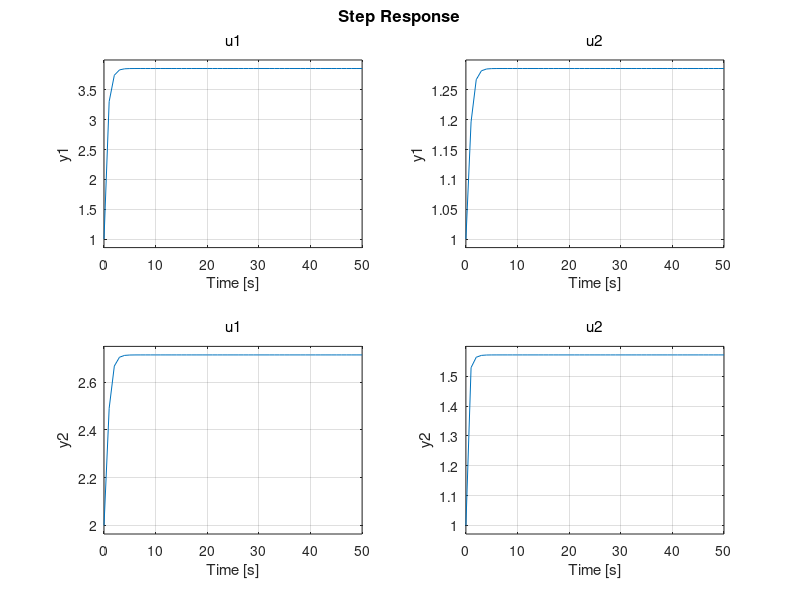

This figure's MATLAB source: (Note: this script raises an error after producing the figure.)
%% MIMO DMC simulation 
% -- Author: Dingran Yuan
% -- Date: 29/03/2022

clearvars
clc;

%% Model simulation (MIMO state space model)
A = [-2,1;1,-4];
B = [5,0;0,2];
C = [1,0;0,1];
D = [1,1;2,1];

sys = ss(A,B,C,D);
step(sys, 0:1:50);

%% Initialise parameters
Ts = 0.1; % Sampling time
P = 20; % Prediction horizon
M = 5; % Control horizon
N = 50; % Model length

[a_step, t_step] = step(sys, 0:Ts:50 - Ts); % Step response of the system

nIn = size(a_step, 3); % number of inputs
nOut = size(a_step, 2); % number of outputs

a11 = a_step(1:50,1,1);
a12 = a_step(1:50,1,2); % Step response from in(2) to out(1)
a21 = a_step(1:50,2,1); % Step response from in(1) to out(2)
a22 = a_step(1:50,2,2);
% plot(t_step(1:50),a_step(1:50,2,1))

A11 = zeros(P, M); 
A12 = zeros(P, M); 
A21 = zeros(P, M); 
A22 = zeros(P, M); 

% coloum matrix for YN & YP 
YN = zeros(nOut*N, 1);
YP = zeros(nOut*P, 1);

% Elements used to compute D matrix
L = zeros(nIn, nIn*M);
S = zeros(nOut*N, nOut*N);
Q = zeros(nOut*P, nOut*P);
R = zeros(nIn*M, nIn*M);
H = zeros(nOut*N, nOut);

% Construct A matrices
for i = 1: P
    for j = 1: M
        if(i-j+1 > 0)
            A11(i, j) = a11(i - j + 1);
            A12(i, j) = a12(i - j + 1);
            A21(i, j) = a21(i - j + 1);
            A22(i, j) = a22(i - j + 1);
        end
    end
end

A = [A11, A12; A21, A22];  
AN = [a11, a12; a21, a22];

% weight for system error and input (here we penalise the error more)
Q_arg = [1 5]; % weight for system error
R_arg = [3 4]; % weight for control input
Out_ref = [20 5]; % reference of the output
wr = zeros(nOut * P, 1);

% Construct wr & Q & S & R & L
for i = 1:nOut
    % Construct wr
    wr((i-1)*P+1: i*P) = Out_ref(i) * ones(P, 1);

    % Construct Q
    Q((i-1)*P+1:i*P, (i-1)*P+1:i*P) = Q_arg(i)*eye(P);
    
    % Construct S
    S((i-1)*N+1:i*N-1, (i-1)*N+2:i*N) = eye(N-1);
    S(i*N, i*N) = 1;

    % Construct H
    H((i-1)*N + 1:i*N, i) = ones(N, 1);
end
for i = 1:nIn
    % Construct R
    R((i-1)*M+1:i*M, (i-1)*M+1:i*M) = R_arg(i)*eye(M);

    % Construct L
    L(i,(i-1)*M + 1) = 1;
end

% Offline computation of matrix D
D = L / (A'*Q*A+R)*A'*Q; 

%% MIMO DMC loop

t_sim = 100.0; % Simulate for 20s
mpc_time = 0.0;
u = [0;0]; % Control signal
X_curr = [0;0]; % initial state

Y_array = X_curr; % Store output for plotting
figure

while(mpc_time < t_sim)
    for i = 1:nOut
        YP((i-1)*P+1:i*P) = YN((i-1)*N+1:(i-1)*N+P);
    end
    du = D * (wr - YP);

    YN1 = YN + AN * du;
    Y1 = [YN1(1);YN1(N+1)]; % The current estimation after control input
    
    u = u + du;
    [X_curr, Y_curr] = RKsolver(sys, u, X_curr, Ts);
    e1 = X_curr - Y1; % calculate the error with the real output
    Y_cor = YN1 + H*e1;
    YN = S * Y_cor;
    Y_array = [Y_array, [YN(1);YN(N+1)]];
    mpc_time = mpc_time + Ts;

    %% visualise by step
    subplot(1,2,1)
    plot(linspace(0, mpc_time, size(Y_array,2)), Y_array(1,:), 'b-');
    grid on
    grid minor
    yline(Out_ref(1), 'r--', 'Reference')
    xlabel('{t} (sec)');
    ylabel('Output value');
    drawnow
    subplot(1,2,2)
    plot(linspace(0, mpc_time, size(Y_array,2)), Y_array(2,:), 'b-');
    grid on
    grid minor
    xlabel('{t} (sec)');
    ylabel('Output value');
    yline(Out_ref(2),'r--','Reference')
end

%% Runge-Kutta method for simulation
function [x1, y1] = RKsolver(sys, u, x0, Ts)
%--
%-> u: the input of the system
%-> sys: the state space model of the system
%<- Fu: the output differential equition 
    A = sys.A; B = sys.B;
    C = sys.C; D = sys.D;
    F = @(t, x) A*x + B*u;
    [~, X_tmp] = ode45(F, [0, Ts], x0);
%     plot(t, X_tmp)
    x1 = X_tmp(end,:)';
    y1 = C*x1 + D*u;
end

%% Appendix codes
% Construct the output reference matrix
% for i = 1:nOut
%     wr((i-1)*P+1: i*P) = Out_ref(i) * ones(P, 1);
% end

% Construct L matrix
% for i = 1:nIn
%     L(i,(i-1)*M + 1) = 1;
% end

% Construct S matrix
% for i = 1:nOut
%     S((i-1)*N+1:i*N-1, (i-1)*N+2:i*N) = eye(N-1);
%     S(i*N, i*N) = 1;
% end

% Construct H matrix
% for i = 1:nOut
%     H((i-1)*N + 1:i*N, i) = ones(N, 1);
% end